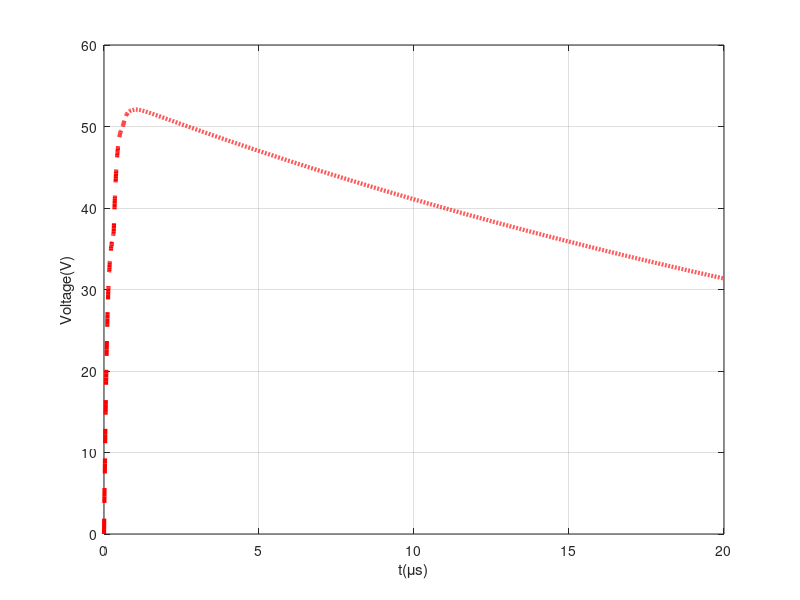

Reproduce this figure in MATLAB. (Note: this script raises an error after producing the figure.)
load('ket_qua_luoi_11RBF.mat','tv','uv');
figure(1);
plot(tv*10^6,uv{1}(:,1)','--r','LineWidth',3); xlabel('t(\mus)'); ylabel('Voltage(V)');
grid on;
hold on;
load('ket_qua_luoi_22RBF.mat','tv','uv');
plot(tv*10^6,uv{1}(:,1)','-.b','LineWidth',3); xlabel('t(us)'); ylabel('U(V)');
load('ket_qua_luoi_66RBF.mat','tv','uv');
plot(tv*10^6,uv{1}(:,1)','k','LineWidth',3); xlabel('t(us)'); ylabel('U(V)');
legend('grid 1x1','grid 2x2','grid 6x6');